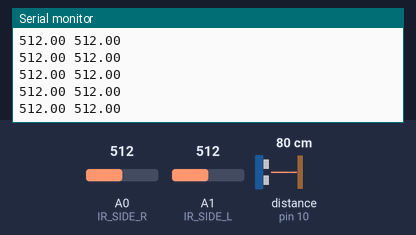
A sketch run on a simulated Arduino Uno, built with avr-gcc and run on an emulated ATmega328P. Parts: the last lines printed to the serial monitor. Wiring (inferred from the names in the program): ultrasonic range finder: trigger pin 10; echo pin 10. Inputs (shaded band) come from the test bench; at power-on: distance to the obstacle (sensor on pin 10) 80 cm, A0 (IR_SIDE_R) = 512, A1 (IR_SIDE_L) = 512. The echo pulse lasts 58.3 µs per cm.

Above: at 3.2 s.
3.3 s: distance to the obstacle (sensor on pin 10) set to 250 cm
6.3 s: A0 (IR_SIDE_R) set to 716
At 7.1 s:
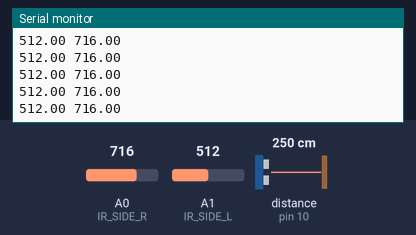
7.8 s: A1 (IR_SIDE_L) set to 716
At 8.4 s:
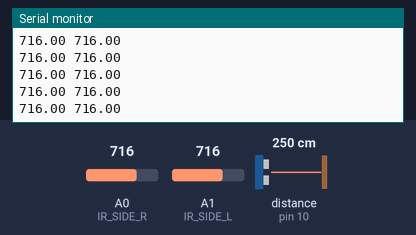
9.3 s: distance to the obstacle (sensor on pin 10) set to 2 cm
10.8 s: A0 (IR_SIDE_R) set to 900
At 11.7 s:
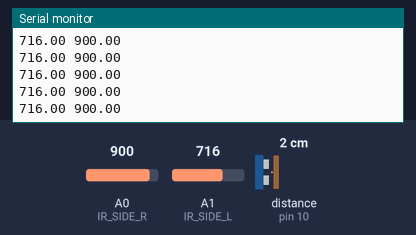
12.3 s: A1 (IR_SIDE_L) set to 900
At 12.9 s:
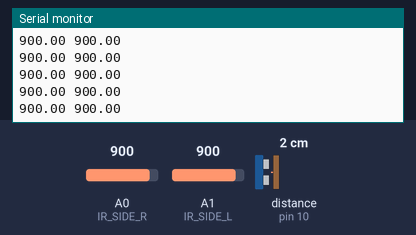
Timing chart, 0 to 14.8 s (numbered marks = the images above; inputs shaded):
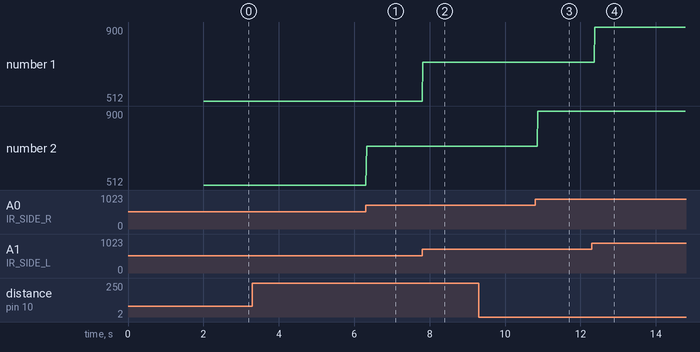

The sketch:

AutoPID_test.ino
```cpp
#include "MeOrion.h"
#include "PID_v1.h"
#define IR_SIDE_L A1
#define IR_SIDE_R A0
#define ULTRASONIC_SENSOR 10
#define TIMEOUT 30000

#define runMotor 0

// Motor setups
MeDCMotor motorL(M1);
MeDCMotor motorR(M2);

int count = 0;
double outputL, outputR, inputL, inputR, setpointL, setpointR;

//double aggKp_l=3, aggKi_l=0, aggKd_l=1;

double consKp_l=1, consKi_l=0.2, consKd_l=0;

//double aggKp_r=3, aggKi_r=0, aggKd_r=1;

double consKp_r=1, consKi_r=0.2, consKd_r=0;

PID myPID_L(&inputL, &outputL, &setpointL,consKp_l,consKi_l,consKd_l, DIRECT);
PID myPID_R(&inputR, &outputR, &setpointR,consKp_r,consKi_r,consKd_r, DIRECT);

double echolocation() {
  double duration;
  double distance;
  pinMode(ULTRASONIC_SENSOR, OUTPUT);
  digitalWrite(ULTRASONIC_SENSOR, LOW);
  delayMicroseconds(2);
  digitalWrite(ULTRASONIC_SENSOR, HIGH);
  delayMicroseconds(2);
  digitalWrite(ULTRASONIC_SENSOR, LOW);
  pinMode(ULTRASONIC_SENSOR, INPUT);
  duration = pulseIn(ULTRASONIC_SENSOR, HIGH, TIMEOUT);
  distance = duration / 2.0 * 0.034;
  return distance;
}

void left() {
  motorL.run(130);
  motorR.run(130);
  delay(575);
}
void right() {
  motorL.run(-130);
  motorR.run(-130);
  delay(575);
}

void go() {
  motorL.run(-100);
  motorR.run(100);
  delay(1000);
}


void setup() {
  inputL = analogRead(IR_SIDE_L);
  inputR = analogRead (IR_SIDE_R);

  myPID_L.SetMode(AUTOMATIC);
  myPID_R.SetMode(AUTOMATIC);

  double left_sum = 0, right_sum = 0;
  delay(1000);
  for (int i = 0; i < 10; i++) {
    left_sum += inputL;
    right_sum += inputR;
    delay (100);
  }
  setpointL = left_sum/10;
  setpointR = right_sum/10;

  Serial.begin (9600);

}

void loop() {
    inputL = analogRead(IR_SIDE_L)  ;
    inputR = analogRead (IR_SIDE_R) ;
    int d = echolocation();

    /*
    double gap_l = abs(setpointL-inputL); //distance away from setpoint
    if(gap_l<10)
    {  //we're close to setpoint, use conservative tuning parameters
      //myPID_L.SetTunings(consKp_l, consKi_l, consKd_l);
    }
    else
    {
     //we're far from setpoint, use aggressive tuning parameters
      //myPID_L.SetTunings(aggKp_l, aggKi_l, aggKd_l);
    }

    double gap_r = abs(setpointR-inputR); //distance away from setpoint
    if(gap_r<10)
    {  //we're close to setpoint, use conservative tuning parameters
      //myPID_R.SetTunings(consKp_r, consKi_r, consKd_r);
    }
    else
    {
     //we're far from setpoint, use aggressive tuning parameters
      //myPID_R.SetTunings(aggKp_r, aggKi_r, aggKd_r);
    }
    */

    myPID_L.Compute();
    myPID_R.Compute();
    // Motor controls
    switch (runMotor) {
      case 1:
      motorL.run(-(140 + outputL/2));
      motorR.run(140 + outputR/2);
      break;
      case 0:
      Serial.print (inputL);
      Serial.print (" ");
      Serial.println(inputR);
      break;
    }
}
```

Measured:
- after the input at 6.3 s, the serial monitor: prints a new line at once (image 1)
- after the input at 7.8 s, the serial monitor: prints a new line at once (image 2)
- after the input at 10.8 s, the serial monitor: prints a new line after 0.07 s (image 3)
- after the input at 12.3 s, the serial monitor: prints a new line after 0.08 s (image 4)
- plotted number 2: 512 → 716 after the input at 6.3 s, 716 → 900 after the input at 10.8 s
